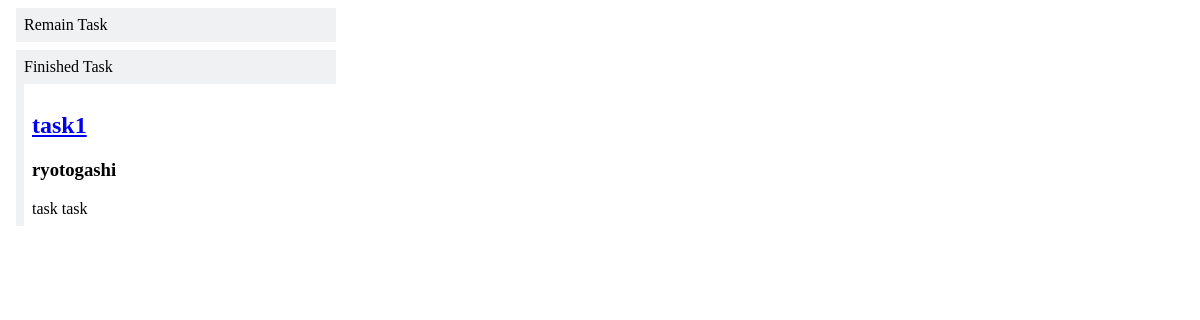
The app's page /, older data.
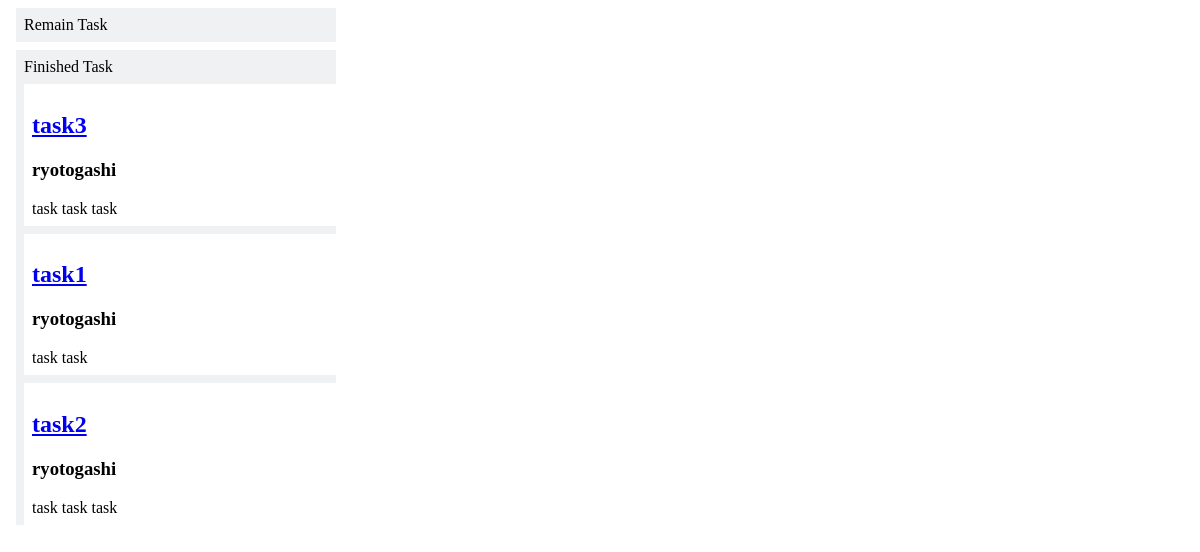
The same page, newer data.
### task_management/models/task.py (models this page shows, shortened)
class Task(models.Model):
    id = models.UUIDField(primary_key=True, default=uuid.uuid4, editable=False)
    user = models.ForeignKey(User, on_delete=models.CASCADE)
    title = models.CharField(max_length=200)
    detail = models.CharField(max_length=800)
    publish_date = models.DateTimeField('date published')
    is_finished = models.BooleanField(default=False)
    class Meta:
        app_label = 'task_management'

### task_management/models/user.py (models this page shows, shortened)
class User(models.Model):
    id = models.UUIDField(primary_key=True, default=uuid.uuid4, editable=False)
    user_name = models.CharField(max_length=200)
    email = models.EmailField()
    class Meta:
        app_label = 'task_management'

### task_management/views/index_view.py (the view)
# urls.py: path('', views.IndexView.as_view(), name='index'),
class IndexView(TemplateView):
    template_name = "task_management/index.html"
    def get(self, request, *args, **kwargs):
        template = loader.get_template(self.template_name)
        context = {
            'task_list': Task.objects.filter(is_finished=True).order_by('id'),
            'task_finished_list': Task.objects.filter(is_finished=False).order_by('id'),
        }
        return HttpResponse(template.render(context, request))

### templates/task_management/index.html (shortened to what this page needs)
{% extends "base.html" %}
{% block content %}
    <div class="mdc-layout-grid mdc-layout-grid--align-left demo-grid demo-grid--alignment">
        <div class="mdc-layout-grid__inner">
            <div class="mdc-layout-grid__cell demo-cell">
                <div class="mdc-card demo-card status_card">
                    <div class="mdc-typography--headline6 status_card_title">Remain Task</div>
                </div>
            </div>
            <div class="mdc-layout-grid__cell demo-cell">
                <div class="mdc-card demo-card status_card">
                    <div class="mdc-typography--headline6 status_card_title">Finished Task</div>
                    {% if task_finished_list %}
                        {% for task in task_finished_list %}
                            <div class="mdc-card demo-card task_card">
                              <div class="mdc-card__primary-action demo-card__primary-action" tabindex="0">
                                <div class="demo-card__primary">
                                  <h2 class="demo-card__title mdc-typography mdc-typography--headline6">
                                      <a href="/{{ task.id }}/"> {{ task.title }}</a>
                                  </h2>
                                  <h3 class="demo-card__subtitle mdc-typography mdc-typography--subtitle2">{{ task.user.user_name }}</h3>
                                </div>
                                <div class="demo-card__secondary mdc-typography mdc-typography--body2">{{ task.detail }}</div>
                              </div>
                            </div>
                        {% endfor %}
                    {% endif %}
                </div>
            </div>
        </div>
    </div>
{% endblock %}

### templates/base.html (shortened to what this page needs)
{% load static %}
<!DOCTYPE html>
<html lang="en">
<head>
    <link href="https://unpkg.com/material-components-web@latest/dist/material-components-web.min.css" rel="stylesheet">
    <link rel="stylesheet" type="text/css" href="{% static 'css/style.css' %}">
</head>
<body>
    <div class="root">
        <div>
            {% block content %}{% endblock %}
        </div>
    </div>
</body>
</html>

### task_management/static/css/style.css (style rules this page uses)
.status_card { background-color: #EFF1F3; width: 320px; margin: 8px 8px 8px 8px; }
.status_card_title { padding: 8px 8px 8px 8px; }
.task_card { background-color: #FFFFFF; width: 300px; margin: 0px 8px 8px 8px; padding: 8px 8px 8px 8px; }

Row changes from the older to the newer data that the page shows:
added Task: title "task3", user.user_name "ryotogashi", detail "task task task"
added Task: title "task2", user.user_name "ryotogashi", detail "task task task"
